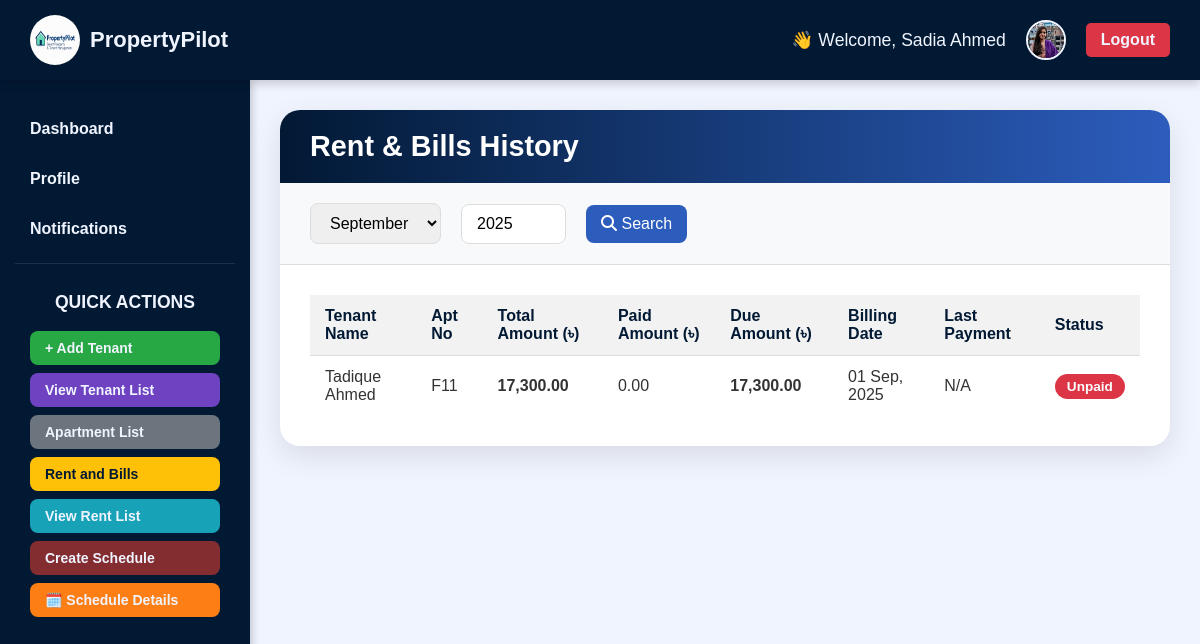
/Rent_list.php (signed in), run on the app's committed database.
### tables this page shows
CREATE TABLE `rentandbill` (
  `rent_id` int(11) NOT NULL,
  `landlord_id` int(11) NOT NULL,
  `tenant_id` int(11) NOT NULL,
  `apartment_no` varchar(50) NOT NULL,
  `rent_amount` decimal(10,2) NOT NULL,
  `previous_due` decimal(10,2) DEFAULT 0.00,
  `water_bill` decimal(10,2) DEFAULT 0.00,
  `utility_bill` decimal(10,2) DEFAULT 0.00,
  `guard_bill` decimal(10,2) DEFAULT 0.00,
  `billing_date` date NOT NULL,
  `satus` varchar(50) DEFAULT NULL
);

CREATE TABLE `addtenants` (
  `tenant_id` int(11) NOT NULL,
  `landlord_id` int(11) DEFAULT NULL,
  `name` varchar(100) NOT NULL,
  `apartment_no` varchar(50) NOT NULL,
  `monthly_rent` decimal(10,2) NOT NULL,
  `family_members` int(11) DEFAULT NULL,
  `additional_info` text DEFAULT NULL
);

### Rent_list.php (the view, shortened to what this page needs)
<?php
$landlord_id = $_SESSION['user_id'];
$fullName = $_SESSION['fullName'] ?? 'Landlord';
$profilePhoto = $_SESSION['profilePhoto'] ?? "default-avatar.png";
$host = "localhost";
$username = "root";
$password = "";
$database = "property";
$conn = new mysqli($host, $username, $password, $database);
$search_month = $_GET['month'] ?? date('m');
$search_year = $_GET['year'] ?? date('Y');
$rent_list = [];
$query = "
    SELECT
        rb.*,
        a.name AS tenant_name,
        t_summary.total_paid,
        t_summary.last_transaction_date,
        t_summary.latest_status,
        t_summary.latest_due_amount
    FROM
        rentandbill rb
    JOIN
        addtenants a ON rb.tenant_id = a.tenant_id
    LEFT JOIN (
        SELECT
            rent_id,
            SUM(amount) AS total_paid,
            MAX(transaction_date) AS last_transaction_date,
            (SELECT status FROM transactions WHERE rent_id = t_inner.rent_id ORDER BY transaction_date DESC LIMIT 1) AS latest_status,
            (SELECT due_amount FROM transactions WHERE rent_id = t_inner.rent_id ORDER BY transaction_date DESC LIMIT 1) AS latest_due_amount
        FROM
            transactions t_inner
        GROUP BY
            rent_id
    ) AS t_summary
    ON
        rb.rent_id = t_summary.rent_id
    WHERE
        rb.landlord_id = ? AND MONTH(rb.billing_date) = ? AND YEAR(rb.billing_date) = ?
    ORDER BY
        rb.billing_date DESC";
$stmt = $conn->prepare($query);
$stmt->bind_param("iii", $landlord_id, $search_month, $search_year);
$stmt->execute();
$result = $stmt->get_result();
while ($row = $result->fetch_assoc()) {
    $rent_list[] = $row;
}
?>
<!DOCTYPE html>
<html lang="en">
<head>
    <link rel="stylesheet" href="https://cdnjs.cloudflare.com/ajax/libs/font-awesome/6.4.0/css/all.min.css">
</head>
<body>
    <header class="main-top-navbar">
        <div class="brand"><img src="image/logo.png" alt="Logo"/>PropertyPilot</div>
        <div class="top-right-user-info">
            <span class="welcome-greeting">👋 Welcome, <?php echo htmlspecialchars($fullName); ?></span>
            <img class="user-photo" src="<?php echo htmlspecialchars($profilePhoto); ?>" alt="Profile">
            <a href="logout.php" class="logout-btn">Logout</a>
        </div>
    </header>
    <div class="dashboard-content-wrapper">
        <nav class="vertical-sidebar">
            <div class="nav-links">
                <a href="landlord_dashboard.php">Dashboard</a>
                <a href="profile.php">Profile</a>
                <a href="notifications.php">Notifications</a>
            </div>
            <section class="action-buttons">
                <h3>Quick Actions</h3>
                <a href="add_tenant.php" class="action-link link-tenant">+ Add Tenant</a>
                <a href="tenant_List.php" class="action-link link-tenant-list">View Tenant List</a>
                <a href="apartmentList.php" class="action-link link-docs">Apartment List</a>
                <a href="RentAndBillForm.php" class="action-link link-billing">Rent and Bills</a>
                <a href="Rent_list.php" class="action-link link-rent active">View Rent List</a>
                <a href="Schedule_create.php" class="action-link link-schedule-create">Create Schedule</a>
                <a href="scheduleInfo.php" class="action-link link-schedule-details">🗓️ Schedule Details</a>
            </section>
        </nav>
        <main class="page-main-content">
            <div class="list-container">
                <header class="list-header">
                    <h1>Rent & Bills History</h1>
                </header>
                <div class="search-container">
                    <form method="GET" action="" style="display: flex; gap: 20px; align-items: center;">
                        <select name="month" id="month">
                            <?php for ($m = 1; $m <= 12; $m++): ?>
                                <option value="<?php echo $m; ?>" <?php if ($m == $search_month) echo 'selected'; ?>>
                                    <?php echo date('F', mktime(0, 0, 0, $m, 10)); ?>
                                </option>
                            <?php endfor; ?>
                        </select>
                        <input type="number" name="year" id="year" value="<?php echo $search_year; ?>" placeholder="Year" min="2000" max="2100">
                        <button type="submit"><i class="fa fa-search"></i> Search</button>
                    </form>
                </div>
                <div class="table-wrapper">
                    <table>
                        <thead>
                            <tr>
                                <th>Tenant Name</th>
                                <th>Apt No</th>
                                <th>Total Amount (৳)</th>
                                <th>Paid Amount (৳)</th>
                                <th>Due Amount (৳)</th>
                                <th>Billing Date</th>
                                <th>Last Payment</th>
                                <th>Status</th>
                            </tr>
                        </thead>
                        <tbody>
                            <?php if (empty($rent_list)): ?>
                                <tr>
                                    <td colspan="8" class="no-records">No records found for the selected period.</td>
                                </tr>
                            <?php else: ?>
                                <?php foreach ($rent_list as $record):
                                    $paid_amount = $record['total_paid'] ?? 0;
                                    $initial_bill_total = $record['rent_amount'] + $record['water_bill'] + $record['utility_bill'] + $record['guard_bill'] + $record['previous_due'];
                                    $due_amount = $record['latest_due_amount'] ?? $initial_bill_total;
                                    if ($paid_amount > 0) {
                                        $total_bill = $paid_amount + $due_amount;
                                    } else {
                                        $total_bill = $initial_bill_total;
                                    }
                                    $status = $record['latest_status'] ?? 'Unpaid';
                                    $status_class = 'status-unpaid';
                                ?>
                                    <tr>
                                        <td><?php echo htmlspecialchars($record['tenant_name']); ?></td>
                                        <td><?php echo htmlspecialchars($record['apartment_no']); ?></td>
                                        <td><strong><?php echo number_format($total_bill, 2); ?></strong></td>
                                        <td><?php echo number_format($paid_amount, 2); ?></td>
                                        <td><strong><?php echo number_format($due_amount, 2); ?></strong></td>
                                        <td><?php echo date("d M, Y", strtotime($record['billing_date'])); ?></td>
                                        <td>
                                            <?php
                                            if (!empty($record['last_transaction_date'])) {
                                                echo date("d M, Y", strtotime($record['last_transaction_date']));
                                            } else {
                                                echo 'N/A';
                                            }
                                            ?>
                                        </td>
                                        <td>
                                            <span class="status-badge <?php echo $status_class; ?>">
                                                <?php echo htmlspecialchars($status); ?>
                                            </span>
                                        </td>
                                    </tr>
                                <?php endforeach; ?>
                            <?php endif; ?>
                        </tbody>
                    </table>
                </div>
            </div>
        </main>
    </div>
</body>
</html>

### data on the page
rentandbill: addtenants.name "Tadique Ahmed", apartment_no "F11", total_bill "17,300.00", paid_amount "0.00", due_amount "17,300.00", billing_date "01 Sep, 2025", status "Unpaid"

### other printed values
$fullName "Sadia Ahmed"
form field month "September"
